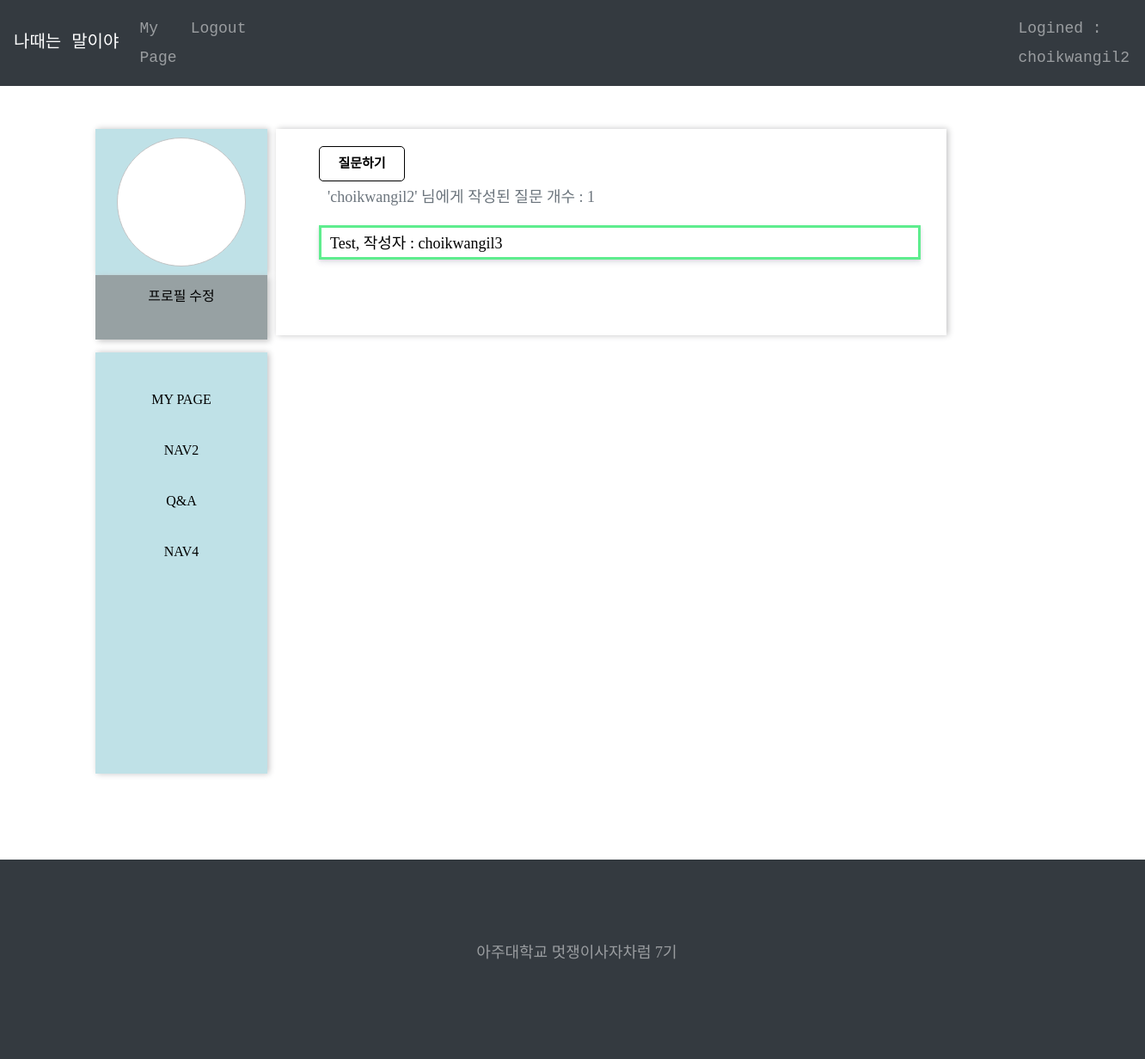
The app's page /userQ&A/ (signed in), older data.
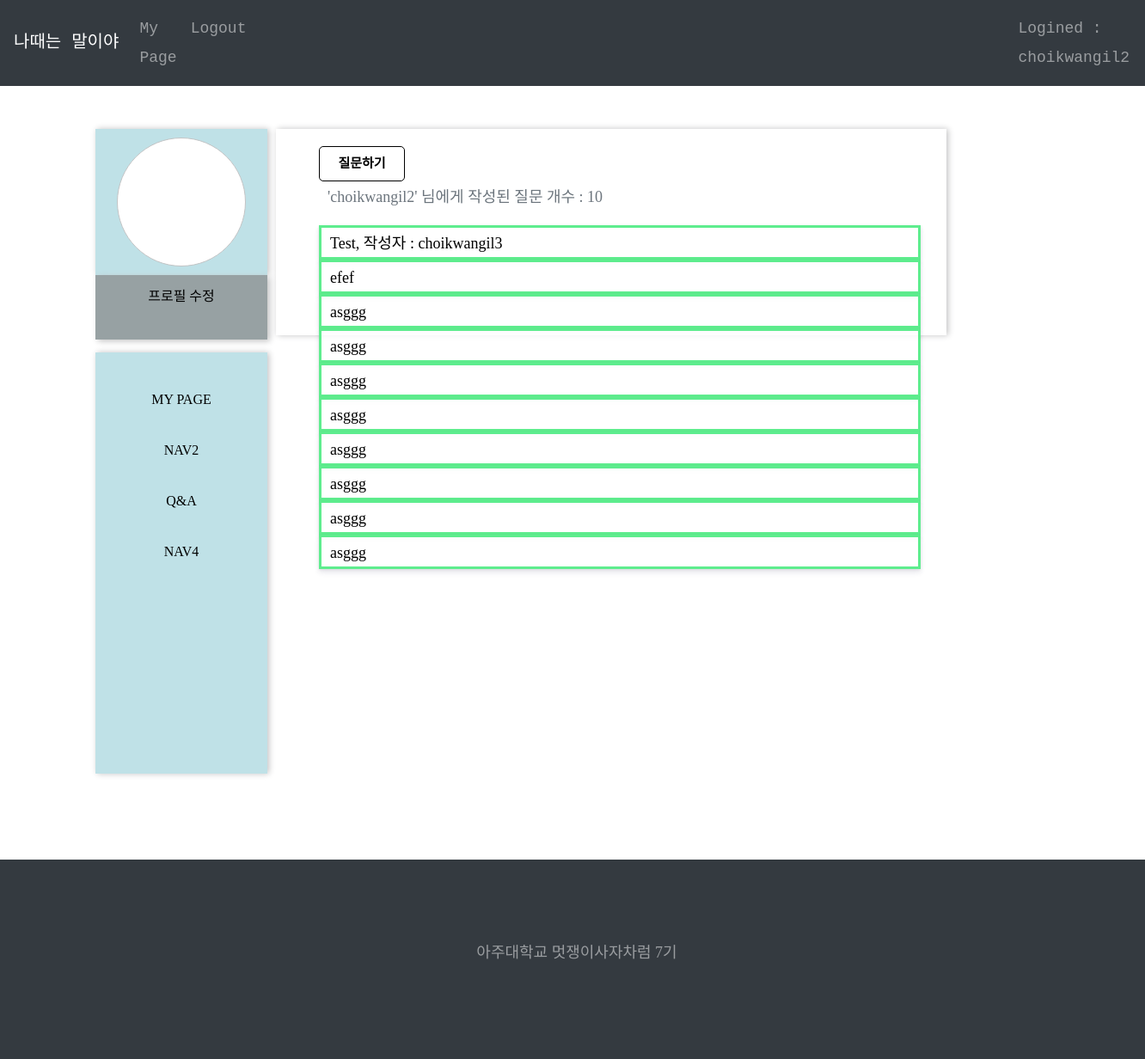
The same page, newer data.
### QandA/models.py (models this page shows, shortened)
class Userqa(models.Model):
    author = models.ForeignKey(User, on_delete=models.CASCADE, null = True)
    title = models.CharField(max_length=100, null = True)
    question = models.CharField(max_length=100, null = True)
    pub_date = models.DateField('date published', null = True)
    reader = models.CharField(max_length=100, null = True)
    objects = models.Manager()

### QandA/views.py (the view)
# urls.py: path('', views.qa_list, name="qa_list"),
def qa_list(request):
    logined = request.user   # login한 User
    logined_user = logined.username
    user_qa = Userqa.objects.filter( reader = logined_user )
    n = user_qa.count()
    return render(request, 'home.html', {
        'userqas' : user_qa,
        'n' : n,
    })

### QandA/templates/home.html
{% extends 'base.html' %}
{% block content %}
{% load static %}
<link rel = "stylesheet" href="{% static 'css/mypagemain.css' %}">
<div class="container2">
  <div class="profile">
    <div class="profilecontent">
      <div class="profileimg"></div>
    </div>
    <div class="profiletext">
      <a href="" class="nav1">프로필 수정</a>
    </div>
  </div>
    <div class="nav">
        <div class="navigation">
        <a href= "{% url 'user_page' %}" class="nav1">My Page</a>
        <a href="" class="nav1">nav2</a>
        <a href="{% url 'qa_list' %}" class="nav1">Q&A</a>
        <a href="" class="nav1">nav4</a>
        </div>
    </div>
    <div class = "main1">
        <div class = "button1">
            <a href = "{% url 'qa_new' %}">질문하기</a>
        </div>
        <p>'{{user.username}}' 님에게 작성된 질문 개수 : {{n}}</p>
        {% for qa in userqas %}
        <div class="user_question">
            <a href="{% url 'qa_detail' qa.id %}"><p>{{qa.title}}</p></a>
        </div>
        {% endfor %}
    </div>
</div>
{% endblock %}

Row changes from the older to the newer data that the page shows:
added Userqa: title "efef"
added Userqa: title "asggg"
added Userqa: title "asggg"
added Userqa: title "asggg"
added Userqa: title "asggg"
added Userqa: title "asggg"
added Userqa: title "asggg"
added Userqa: title "asggg"
added Userqa: title "asggg"
Text that changed along with them:
{{ n }}: "1" → "10"
